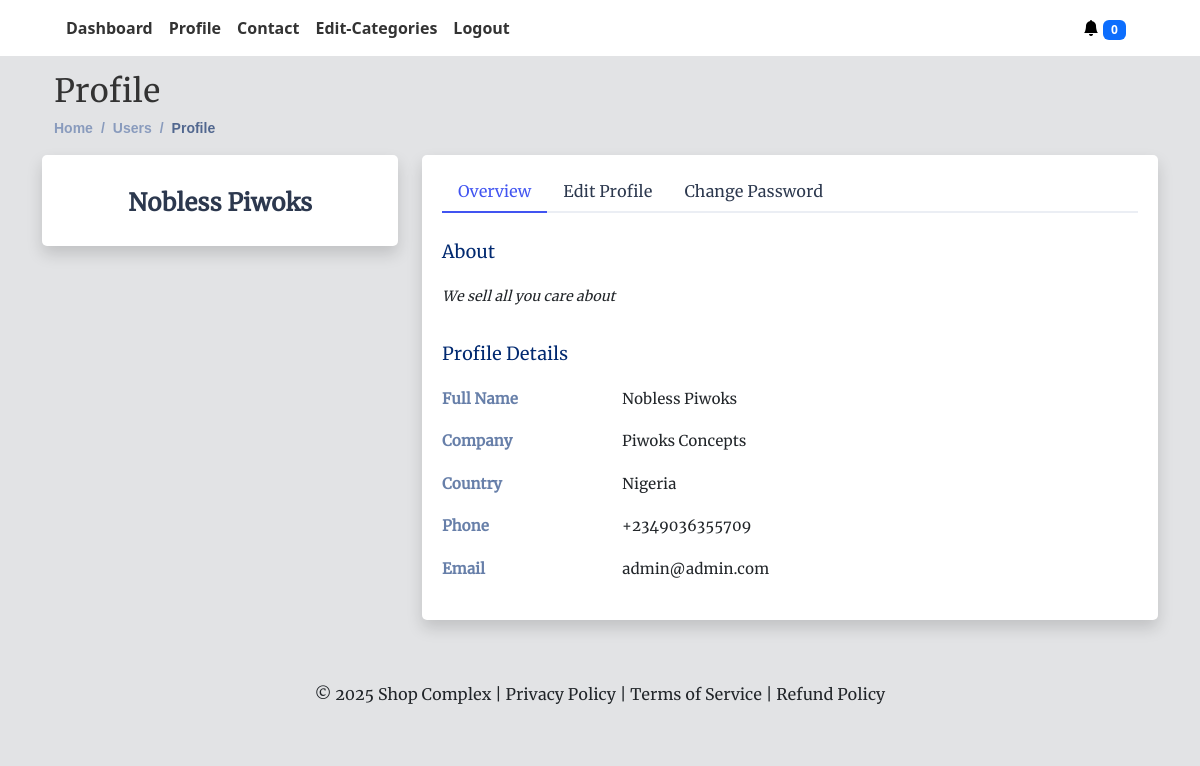
The page /profile (signed in) on the database as committed earlier.
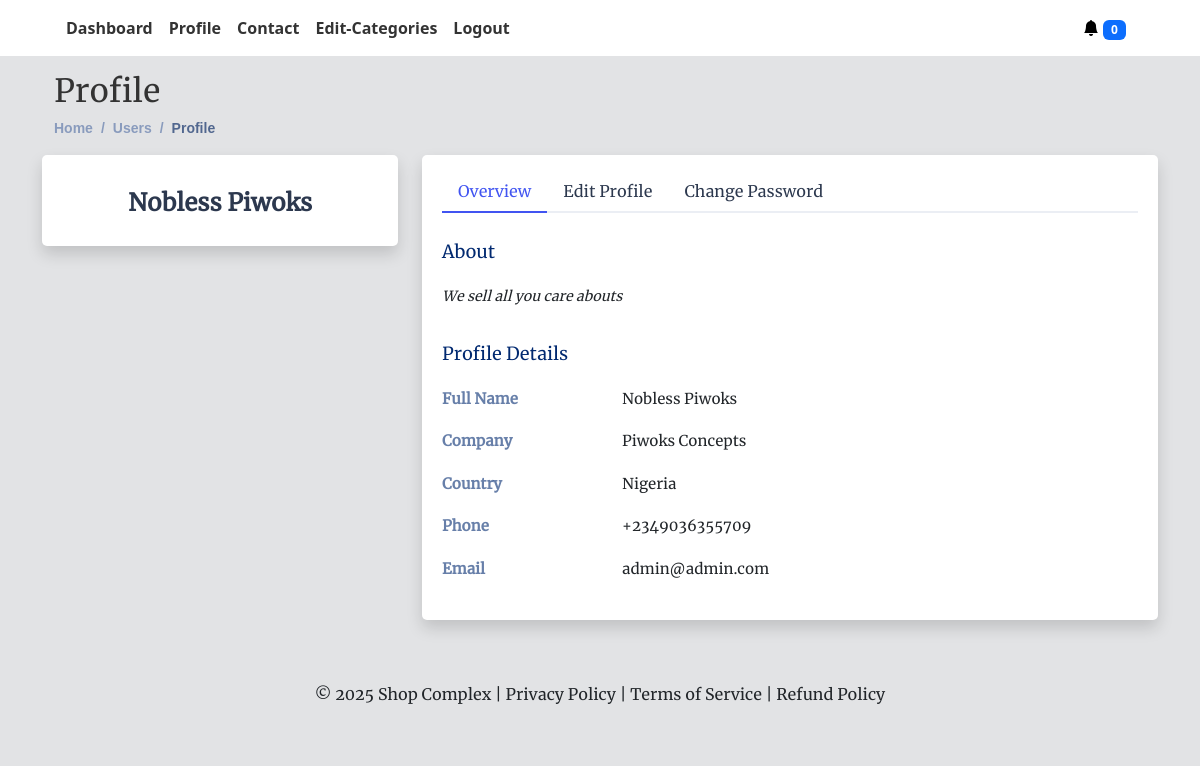
The same page on the database as committed later.
### myapp/models.py (models this page shows, shortened)
class User(AbstractUser):
    profilepic = models.ImageField(upload_to= 'profilepic', null=True, blank=True, default="avatar.png")
    moredesc = models.TextField(null=True, blank=True)
    businessname = models.CharField(
        max_length=100, unique=True, null=True, blank=True)
    slug = models.SlugField(unique=True, null=True, blank=True)
    country = models.CharField(max_length=100, null=True, blank=True)
    phone = models.CharField(max_length=100, null=True, blank=True)
    meansofid = models.CharField(max_length=100, null=True, blank=True)
    idnumber = models.CharField(max_length=100, null=True, blank=True)
    idpic = models.ImageField(upload_to= 'id', null=True, blank=True)
    qrcode = models.ImageField(null=True, blank=True)
    logo = models.ImageField(null=True, blank=True, default="icon.png")
    currency = models.CharField(max_length=10, null=True, blank=True)
    coins = models.IntegerField(blank=True, null=True, default=0)
    whatsapp = models.CharField(max_length=200, null=True, blank=True)
    updated = models.DateTimeField(auto_now=True, null=True)
    created = models.DateTimeField(auto_now_add=True, null=True)
    subscribed = models.BooleanField(default=False, null=True, blank=True)
    date = models.DateTimeField(default=datetime.now())
    trial_start = models.DateTimeField(null=True, blank=True)
    trial_end = models.DateTimeField(null=True, blank=True)
    def save(self, *args, **kwargs):
        if self.pk is None:
            self.trial_start = self.date_joined
            self.trial_end = self.trial_start + \
                timedelta(days=14)  # Adjust trial period as needed
        else:
            self.trial_start = self.date_joined
            self.trial_end = self.trial_start + timedelta(days=14)
            old_user = User.objects.get(pk=self.pk)
            if self.profilepic != old_user.profilepic:
                self.profilepic = self.compress_image(self.profilepic)
            if self.logo != old_user.logo:
                self.logo = self.compress_image(self.logo)
            if old_user.subscribed != self.subscribed:
                if self.subscribed:
                    self.update_slug_activation()
                else:
                    self.slug = None
        if self.trial_end <= timezone.now() and not self.subscribed:
            self.subscribed = False
        else:
            self.subscribed = True
        if self.subscribed:
            self.slug = slugify(self.businessname)
        else:
            self.slug = None
        super(User, self).save(*args, **kwargs)

### myapp/views.py (the view, shortened to what this page needs)
# urls.py: path('profile', views.profile, name='profile'),
@login_required(login_url='account_login')
def profile(request):
    context = {}
    if request.user.is_authenticated:
        password_form = ChangePasswordForm()  # Create ChangePasswordForm instance
        user = request.user
        check_expired(request, user)
        cart = CartItem.objects.filter(slug=request.user.slug)
        carts = cart.values('phone').distinct()
        whatsap = user.whatsapp
        whatsapp = whatsap[14:]
        context = {'whatsapp': whatsapp,
                   'password_form': password_form, 'carts': carts}
    return render(request, 'myapp/profile.html', context)

### myapp/models.py (called while the page is built)
@receiver(pre_save, sender=User)
def delete_old_images(sender, instance, **kwargs):
    if instance.pk:
        old_item = User.objects.get(pk=instance.pk)
        if old_item.profilepic != instance.profilepic:
            if str(instance.profilepic) != "avatar.png":
                old_item.profilepic.delete(save=False)
        if old_item.logo != instance.logo:
            if str(instance.logo) != "icon.png":
                old_item.logo.delete(save=False)

### myapp/views.py (called while the page is built)
def check_expired(request, user):
    if Subscription.objects.filter(user=user).exists():
        cancelsub(request, user)
        if Subscription.objects.filter(user=user).exists():
            user.subscribed = True
            user.slug = slugify(user.businessname)
        else:
            user.slug = None
            user.subscribed = False
        user.save()
    else:
        user.slug = None
        user.subscribed = False
    user.save()

### myapp/templates/myapp/profile.html (shortened to what this page needs)
{% extends 'wrapper.html' %}
{% load static %}
{% block content %}
<div class="container my-3">
    <div class="pagetitle">
        <div class="container">
            <h2>Profile</h2>
            <nav>
                <ol class="breadcrumb">
                    <li class="breadcrumb-item"><a href="{% url 'portal' %}">Home</a></li>
                    <li class="breadcrumb-item">Users</li>
                    <li class="breadcrumb-item active">Profile</li>
                </ol>
            </nav>
        </div>
    </div>
    <section class="section profile">
        <div class="row">
            <div class="col-xl-4">
                <div class="card shadow">
                    <div class="card-body profile-card pt-4 d-flex flex-column align-items-center">
                        <h2>{{user.first_name}} {{user.last_name}}</h2>
                    </div>
                </div>
            </div>
            <div class="col-xl-8">
                <div class="card shadow">
                    <div class="card-body pt-3">
                        <ul class="nav nav-tabs nav-tabs-bordered">
                            <li class="nav-item">
                                <button class="nav-link active" data-bs-toggle="tab"
                                    data-bs-target="#profile-overview">Overview</button>
                            </li>
                            <li class="nav-item">
                                <button class="nav-link" id="edit-profile-button" data-bs-toggle="tab"
                                    data-bs-target="#profile-edit">
                                    Edit Profile
                                </button>
                            </li>
                            <li class="nav-item">
                                <button class="nav-link" data-bs-toggle="tab"
                                    data-bs-target="#profile-change-password">Change
                                    Password</button>
                            </li>
                        </ul>
                        <div class="tab-content pt-2">
                            <div class="tab-pane fade show active profile-overview" id="profile-overview">
                                <h5 class="card-title">About</h5>
                                <p class="small fst-italic">{{user.moredesc}}</p>
                                <h5 class="card-title">Profile Details</h5>
                                <div class="row">
                                    <div class="col-lg-3 col-md-4 label ">Full Name</div>
                                    <div class="col-lg-9 col-md-8">{{user.first_name}} {{user.last_name}}</div>
                                </div>
                                <div class="row">
                                    <div class="col-lg-3 col-md-4 label">Company</div>
                                    <div class="col-lg-9 col-md-8">{{user.businessname}}</div>
                                </div>
                                <div class="row">
                                    <div class="col-lg-3 col-md-4 label">Country</div>
                                    <div class="col-lg-9 col-md-8">{{user.country}}</div>
                                </div>
                                <div class="row">
                                    <div class="col-lg-3 col-md-4 label">Phone</div>
                                    <div class="col-lg-9 col-md-8">{{user.phone}}</div>
                                </div>
                                <div class="row">
                                    <div class="col-lg-3 col-md-4 label">Email</div>
                                    <div class="col-lg-9 col-md-8">{{user.email}}</div>
                                </div>
                            </div>
                        </div>
                    </div>
                </div>
            </div>
        </div>
    </section>
</div>
{% endblock content %}

Rows that differ between the two databases and show on the page:
changed User "Nobless": moredesc "We sell all you care about" → "We sell all you care abouts"
